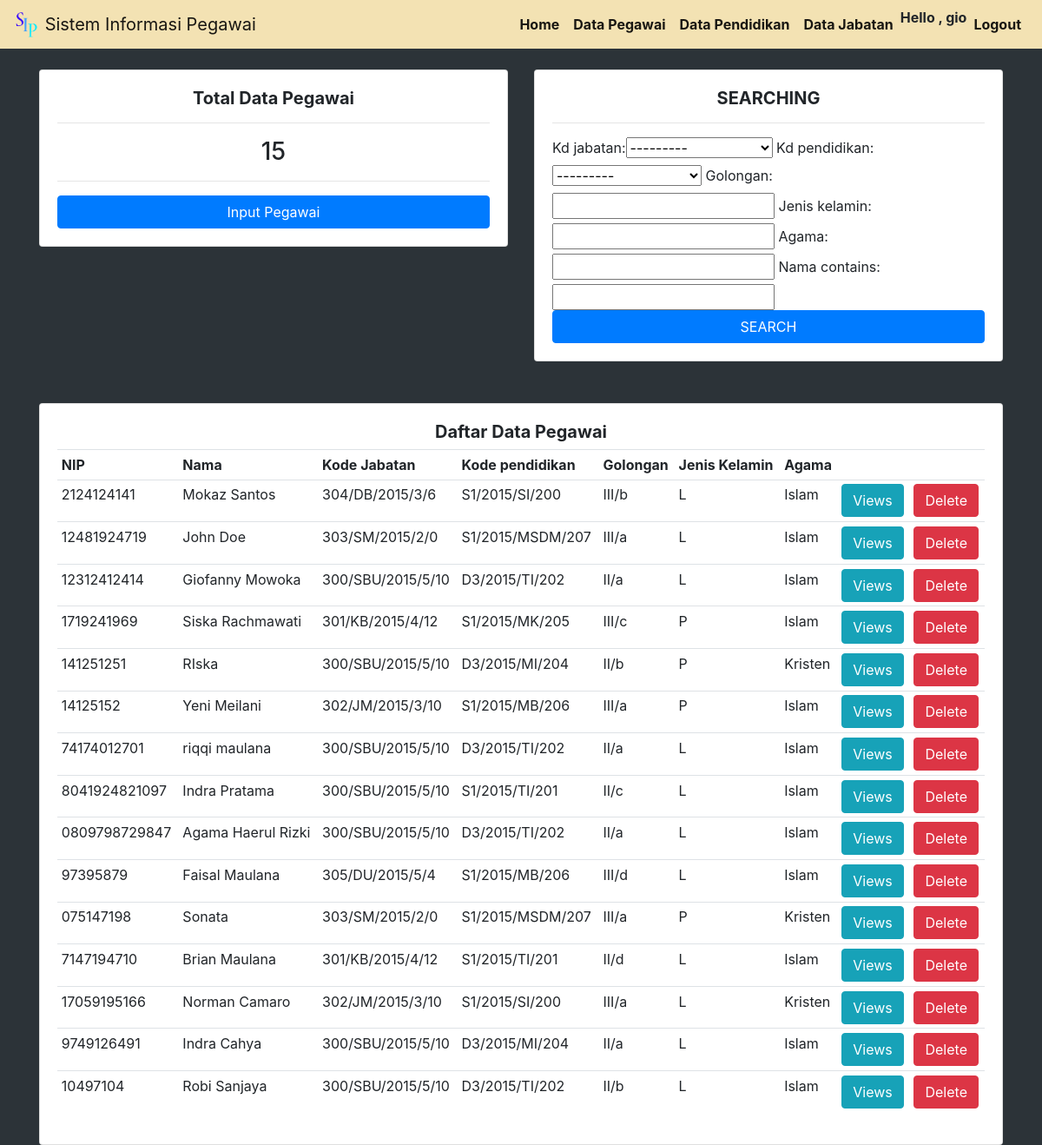
Page /pegawai/ (signed in) on the committed database.
### coreApp/models.py (models this page shows, shortened)
class Jabatan(models.Model):
    kd_jabatan = models.CharField(max_length=200, null=True)
    jabatan = models.CharField(max_length=200, null=True)
    tmt_jabatan = models.CharField(max_length=200, null=True)
    mk_tahun = models.IntegerField()
    mk_bulan = models.IntegerField()
    def __str__(self):
        return self.kd_jabatan

class Pendidikan(models.Model):
    kd_pendidikan = models.CharField(max_length=200, null=True)
    nama_pendidikan = models.CharField(max_length=200, null=True)
    jurusan = models.CharField(max_length=200, null=True)
    tingkat_pendidikan = models.CharField(max_length=200, null=True)
    tahun_lulus = models.CharField(max_length=200, null=True)
    def __str__(self):
        return self.kd_pendidikan

class Pegawai(models.Model):
    nip = models.CharField(max_length=200, null=True)
    nama = models.CharField(max_length=200, null=True)
    kd_jabatan = models.ForeignKey(Jabatan, on_delete=models.SET_NULL, blank=True, null=True)
    kd_pendidikan = models.ForeignKey(Pendidikan, on_delete=models.SET_NULL, blank=True, null=True)
    golongan = models.CharField(max_length=200, null=True)
    tempat_lahir = models.CharField(max_length=200, null=True)
    tgl_lahir = models.DateField()
    jenis_kelamin = models.CharField(max_length=200, null=True)
    status = models.CharField(max_length=200, null=True)
    agama = models.CharField(max_length=200, null=True)
    date_create = models.DateTimeField(auto_now_add=True)

### coreApp/views.py (the view)
# urls.py: path('pegawai/', views.pegawai, name='pegawai'),
@login_required(login_url='login')
def pegawai(request):
    pegawais = Pegawai.objects.all()
    total_pegawai = pegawais.count()
    myFilter = PegawaiFilter(request.GET, queryset=pegawais)
    pegawais = myFilter.qs
    context = {'pegawais':pegawais, 'total_pegawai':total_pegawai, 'myFilter':myFilter}
    return render(request, 'coreApp/pegawai.html', context)

### coreApp/templates/coreApp/pegawai.html
{% include 'coreApp/main.html' %}
{% load static %}
{% block content %}
<div class="container">
    <div class="row">
        <div class="col-md-6">
            <div class="card">
                <div class="card-body">
                    <h5 style="text-align: center;"><strong>Total Data Pegawai</strong></h5>
                    <hr>
                    <h3 style="text-align: center;">{{total_pegawai}}</h3>
                    <hr>
                    <a class="btn btn-primary btn-block" href="{% url 'pegawai-input' %}">Input Pegawai</a>
                </div>
            </div>
        </div>
        <div class="col-md-6">
            <div class="card">
                <div class="card-body">
                    <h5 style="text-align: center;"><strong>SEARCHING</strong></h5>
                    <hr>
                    <form method="GET" action="">
                        {{myFilter.form}}
                        <button class="btn btn-primary btn-block" type="submit">SEARCH</button>
                    </form>
                </div>
            </div>
        </div>
    </div>
    <br>
    <br>
    <div class="row">
        <div class="col-lg-12">
            <div class="card">
                <div class="card-body">
                    <h5 style="text-align: center;"><strong>Daftar Data Pegawai</strong></h5>
                    <table class="table table-sm">
                        <tr>
                            <th>NIP</th>
                            <th>Nama</th>
                            <th>Kode Jabatan</th>
                            <th>Kode pendidikan</th>
                            <th>Golongan</th>
                            <th>Jenis Kelamin</th>
                            <th>Agama</th>
                            <th></th>
                            <th></th>
                        </tr>
                        {% for pegawai in pegawais %}
                        <tr>
                            <td>{{pegawai.nip}}</td>
                            <td>{{pegawai.nama}}</td>
                            <td>{{pegawai.kd_jabatan}}</td>
                            <td>{{pegawai.kd_pendidikan}}</td>
                            <td>{{pegawai.golongan}}</td>
                            <td>{{pegawai.jenis_kelamin}}</td>
                            <td>{{pegawai.agama}}</td>
                            <td><a class="btn btn-info" href="{% url 'pegawai-profil' pegawai.id %}">Views</a></td>
                            <td><a class="btn btn-danger" href="{% url 'pegawai-delete' pegawai.id %}">Delete</a></td>
                        </tr>
                        {% endfor %}
                    </table>
                </div>
            </div>
        </div>
    </div>
</div>
{% endblock content %}

### coreApp/templates/coreApp/navbar.html (shortened to what this page needs)
{% load static %}
<nav class="navbar navbar-expand-lg navbar-light bg-light">
    <a class="navbar-brand" href="{% url 'home' %}">
    <img src="{% static 'images/Logo.png' %}" width="30" height="30" class="d-inline-block align-top" alt="">
    Sistem Informasi Pegawai
    </a>
    <div class="collapse navbar-collapse" id="navbarSupportedContent">
      <ul class="navbar-nav my-2 my-lg-0">
        <li class="nav-item active">
            <a class="nav-link" href="{% url 'home' %}"><strong>Home</strong><span class="sr-only">(current)</span></a>
        </li>
        <li class="nav-item active">
            <a class="nav-link" href="{% url 'pegawai' %}"><strong>Data Pegawai</strong><span class="sr-only">(current)</span></a>
        </li>
        <li class="nav-item active">
            <a class="nav-link" href="{% url 'pendidikan' %}"><strong>Data Pendidikan</strong><span class="sr-only">(current)</span></a>
        </li>
        <li class="nav-item active">
            <a class="nav-link" href="{% url 'jabatan' %}"><strong>Data Jabatan</strong><span class="sr-only">(current)</span></a>
        </li>
        <li class="nav-item active">
            <strong>Hello , {{request.user}}</strong><span class="sr-only">(current)</span></a>
        </li>
        <li class="nav-item active">
            <a class="nav-link" href="{% url 'logout' %}"><strong>Logout</strong><span class="sr-only">(current)</span></a>
        </li>
      </ul>
    </div>
</nav>

### static/css/main.css (style rules this page uses)
body { background-color: #2c3338; }
.navbar.bg-light { background-color: #f3e2b3 !important; }

### rows in the picture
Jabatan: kd_jabatan "---------"
Pendidikan: kd_pendidikan "---------"
Pegawai: nip "2124124141", nama "Mokaz Santos", kd_jabatan "304/DB/2015/3/6", kd_pendidikan "S1/2015/SI/200", golongan "III/b", jenis_kelamin "L", agama "Islam"
Pegawai: nip "12481924719", nama "John Doe", kd_jabatan "303/SM/2015/2/0", kd_pendidikan "S1/2015/MSDM/207", golongan "III/a", jenis_kelamin "L", agama "Islam"
Pegawai: nip "12312412414", nama "Giofanny Mowoka", kd_jabatan "300/SBU/2015/5/10", kd_pendidikan "D3/2015/TI/202", golongan "II/a", jenis_kelamin "L", agama "Islam"
Pegawai: nip "1719241969", nama "Siska Rachmawati", kd_jabatan "301/KB/2015/4/12", kd_pendidikan "S1/2015/MK/205", golongan "III/c", jenis_kelamin "P", agama "Islam"
Pegawai: nip "141251251", nama "RIska", kd_jabatan "300/SBU/2015/5/10", kd_pendidikan "D3/2015/MI/204", golongan "II/b", jenis_kelamin "P", agama "Kristen"
Pegawai: nip "14125152", nama "Yeni Meilani", kd_jabatan "302/JM/2015/3/10", kd_pendidikan "S1/2015/MB/206", golongan "III/a", jenis_kelamin "P", agama "Islam"
Pegawai: nip "74174012701", nama "riqqi maulana", kd_jabatan "300/SBU/2015/5/10", kd_pendidikan "D3/2015/TI/202", golongan "II/a", jenis_kelamin "L", agama "Islam"
Pegawai: nip "8041924821097", nama "Indra Pratama", kd_jabatan "300/SBU/2015/5/10", kd_pendidikan "S1/2015/TI/201", golongan "II/c", jenis_kelamin "L", agama "Islam"
Pegawai: nip "0809798729847", nama "Agama Haerul Rizki", kd_jabatan "300/SBU/2015/5/10", kd_pendidikan "D3/2015/TI/202", golongan "II/a", jenis_kelamin "L", agama "Islam"
Pegawai: nip "97395879", nama "Faisal Maulana", kd_jabatan "305/DU/2015/5/4", kd_pendidikan "S1/2015/MB/206", golongan "III/d", jenis_kelamin "L", agama "Islam"
Pegawai: nip "075147198", nama "Sonata", kd_jabatan "303/SM/2015/2/0", kd_pendidikan "S1/2015/MSDM/207", golongan "III/a", jenis_kelamin "P", agama "Kristen"
Pegawai: nip "7147194710", nama "Brian Maulana", kd_jabatan "301/KB/2015/4/12", kd_pendidikan "S1/2015/TI/201", golongan "II/d", jenis_kelamin "L", agama "Islam"
Pegawai: nip "17059195166", nama "Norman Camaro", kd_jabatan "302/JM/2015/3/10", kd_pendidikan "S1/2015/SI/200", golongan "III/a", jenis_kelamin "L", agama "Kristen"
Pegawai: nip "9749126491", nama "Indra Cahya", kd_jabatan "300/SBU/2015/5/10", kd_pendidikan "D3/2015/MI/204", golongan "II/a", jenis_kelamin "L", agama "Islam"
Pegawai: nip "10497104", nama "Robi Sanjaya", kd_jabatan "300/SBU/2015/5/10", kd_pendidikan "D3/2015/TI/202", golongan "II/b", jenis_kelamin "L", agama "Islam"

### other values in the picture
{{ request.user }} "gio"
{{ total_pegawai }} "15"
